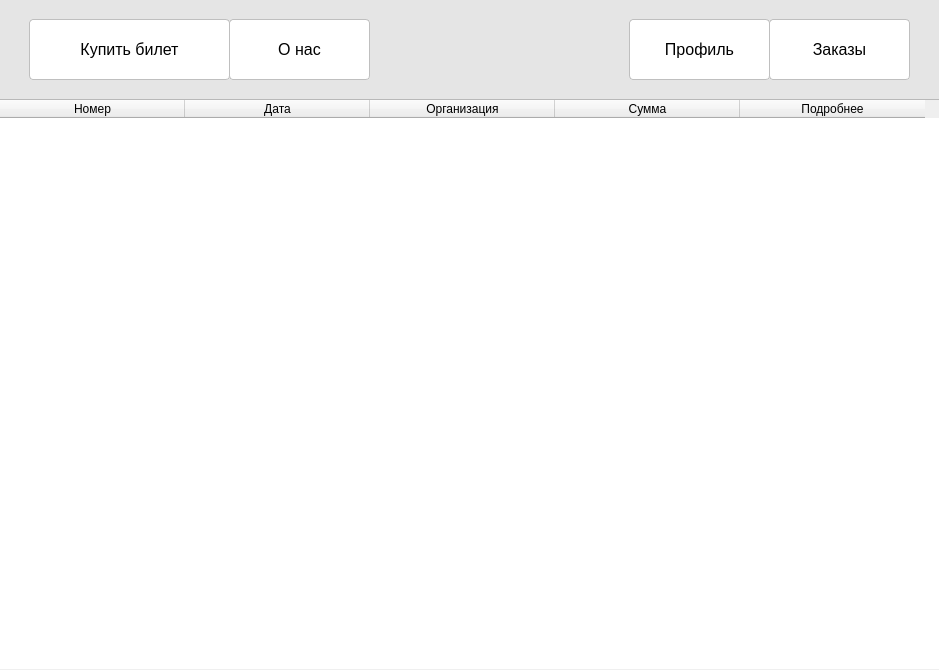
<?xml version="1.0" encoding="UTF-8"?>
<ui version="4.0">
 <class>Form</class>
 <widget class="QWidget" name="Form">
  <property name="geometry">
   <rect>
    <x>0</x>
    <y>0</y>
    <width>939</width>
    <height>670</height>
   </rect>
  </property>
  <property name="windowTitle">
   <string>Form</string>
  </property>
  <widget class="QWidget" name="widget" native="true">
   <property name="geometry">
    <rect>
     <x>-1</x>
     <y>-1</y>
     <width>940</width>
     <height>670</height>
    </rect>
   </property>
   <widget class="QPushButton" name="afisha_btn">
    <property name="geometry">
     <rect>
      <x>30</x>
      <y>20</y>
      <width>201</width>
      <height>61</height>
     </rect>
    </property>
    <property name="styleSheet">
     <string notr="true">QPushButton#afisha_btn {
 font: 16pt &quot;MS Shell Dlg 2&quot;;
	background-color: rgb(255, 255, 255);
 border: 1px solid #bfbfbf;
 border-radius: 4px;
 padding: 0.8em 1.2em 0.8em 1em;
 transition: all ease-in-out 0.2s;
 font-size: 16px;
}

QPushButton#afisha_btn span {
 display: flex;
 justify-content: center;
 align-items: center;
 color: #fff;
 font-weight: 600;
}

QPushButton#afisha_btn:hover, #afisha_btn:hover {
		background-color: rgb(231, 231, 231);
}</string>
    </property>
    <property name="text">
     <string>Купить билет</string>
    </property>
   </widget>
   <widget class="QLabel" name="label_8">
    <property name="geometry">
     <rect>
      <x>-20</x>
      <y>0</y>
      <width>1001</width>
      <height>101</height>
     </rect>
    </property>
    <property name="styleSheet">
     <string notr="true">background-color: rgb(229, 229, 229);</string>
    </property>
    <property name="text">
     <string/>
    </property>
   </widget>
   <widget class="QPushButton" name="onas_btn">
    <property name="geometry">
     <rect>
      <x>230</x>
      <y>20</y>
      <width>141</width>
      <height>61</height>
     </rect>
    </property>
    <property name="styleSheet">
     <string notr="true">QPushButton#onas_btn {
 font: 16pt &quot;MS Shell Dlg 2&quot;;
 border: 1px solid #bfbfbf;
background-color: rgb(255, 255, 255);
 border-radius: 4px;
 padding: 0.8em 1.2em 0.8em 1em;
 transition: all ease-in-out 0.2s;
 font-size: 16px;
}

QPushButton#onas_btn span {
 display: flex;
 justify-content: center;
 align-items: center;
 color: #fff;
 font-weight: 600;
}

QPushButton#onas_btn:hover, #onas_btn:hover {
	background-color: rgb(231, 231, 231);
}</string>
    </property>
    <property name="text">
     <string>О нас</string>
    </property>
   </widget>
   <widget class="QPushButton" name="profile_btn">
    <property name="geometry">
     <rect>
      <x>630</x>
      <y>20</y>
      <width>141</width>
      <height>61</height>
     </rect>
    </property>
    <property name="styleSheet">
     <string notr="true">QPushButton#profile_btn {
 font: 16pt &quot;Arial&quot;;
 border: 1px solid #bfbfbf;
 background-color: rgb(255, 255, 255);
 border-radius: 4px;
 padding: 0.8em 1.2em 0.8em 1em;
 transition: all ease-in-out 0.2s;
 font-size: 16px;
}

QPushButton#profile_btn span {
 display: flex;
 justify-content: center;
 align-items: center;
 color: #fff;
 font-weight: 600;
}

QPushButton#profile_btn:hover, #profile_btn:hover {
	background-color: rgb(231, 231, 231);
}</string>
    </property>
    <property name="text">
     <string>Профиль</string>
    </property>
   </widget>
   <widget class="QPushButton" name="zakazi_btn">
    <property name="geometry">
     <rect>
      <x>770</x>
      <y>20</y>
      <width>141</width>
      <height>61</height>
     </rect>
    </property>
    <property name="styleSheet">
     <string notr="true">QPushButton#zakazi_btn {
 font: 16pt &quot;Arial&quot;;
 border: 1px solid #bfbfbf;
 background-color: rgb(255, 255, 255);
 border-radius: 4px;
 padding: 0.8em 1.2em 0.8em 1em;
 transition: all ease-in-out 0.2s;
 font-size: 16px;
}

QPushButton#zakazi_btn span {
 display: flex;
 justify-content: center;
 align-items: center;
 color: #fff;
 font-weight: 600;
}

QPushButton#zakazi_btn:hover, #zakazi_btn:hover {
		background-color: rgb(199, 199, 199);
}</string>
    </property>
    <property name="text">
     <string>Заказы</string>
    </property>
   </widget>
   <widget class="QLabel" name="label_7">
    <property name="geometry">
     <rect>
      <x>-30</x>
      <y>100</y>
      <width>1011</width>
      <height>651</height>
     </rect>
    </property>
    <property name="styleSheet">
     <string notr="true">border-radius: 8px;
background-color: rgb(255, 255, 255);

</string>
    </property>
    <property name="text">
     <string/>
    </property>
   </widget>
   <widget class="QTableWidget" name="table_zakazi">
    <property name="geometry">
     <rect>
      <x>0</x>
      <y>100</y>
      <width>941</width>
      <height>571</height>
     </rect>
    </property>
    <property name="styleSheet">
     <string notr="true"/>
    </property>
    <attribute name="horizontalHeaderDefaultSectionSize">
     <number>185</number>
    </attribute>
    <attribute name="horizontalHeaderMinimumSectionSize">
     <number>51</number>
    </attribute>
    <attribute name="verticalHeaderDefaultSectionSize">
     <number>45</number>
    </attribute>
    <column>
     <property name="text">
      <string>Номер</string>
     </property>
    </column>
    <column>
     <property name="text">
      <string>Дата</string>
     </property>
    </column>
    <column>
     <property name="text">
      <string>Организация</string>
     </property>
    </column>
    <column>
     <property name="text">
      <string>Сумма</string>
     </property>
    </column>
    <column>
     <property name="text">
      <string>Подробнее</string>
     </property>
    </column>
   </widget>
   <zorder>label_7</zorder>
   <zorder>label_8</zorder>
   <zorder>afisha_btn</zorder>
   <zorder>onas_btn</zorder>
   <zorder>profile_btn</zorder>
   <zorder>zakazi_btn</zorder>
   <zorder>table_zakazi</zorder>
  </widget>
 </widget>
 <resources/>
 <connections/>
</ui>
